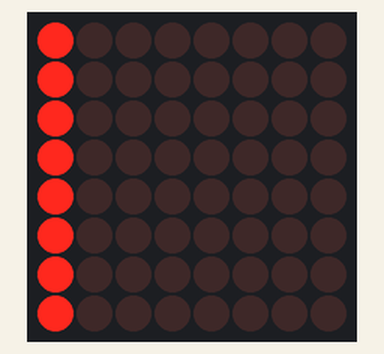
Simulated run of this program. Board: Raspberry Pi (BCM pin numbers). Parts: 8×8 LED matrix. At 3.0 s the program stops and its outputs stay as they are.

Above: at 0.1 s.

The program:

vert.py
```python
from luma.led_matrix.device import max7219
from luma.core.interface.serial import spi, noop
from luma.core.render import canvas
import time

serial = spi(port=0, device=0, gpio=noop())
device = max7219(serial)

def light_upvert(device, col, state):
    with canvas(device) as draw:
        for x in range(1):
            for y in range(8):
                if state:
                    draw.point((col, y), fill="red")
                else:
                    draw.point((col, y), fill="black")

light_upvert(device, 0, True)
time.sleep(3)
```
